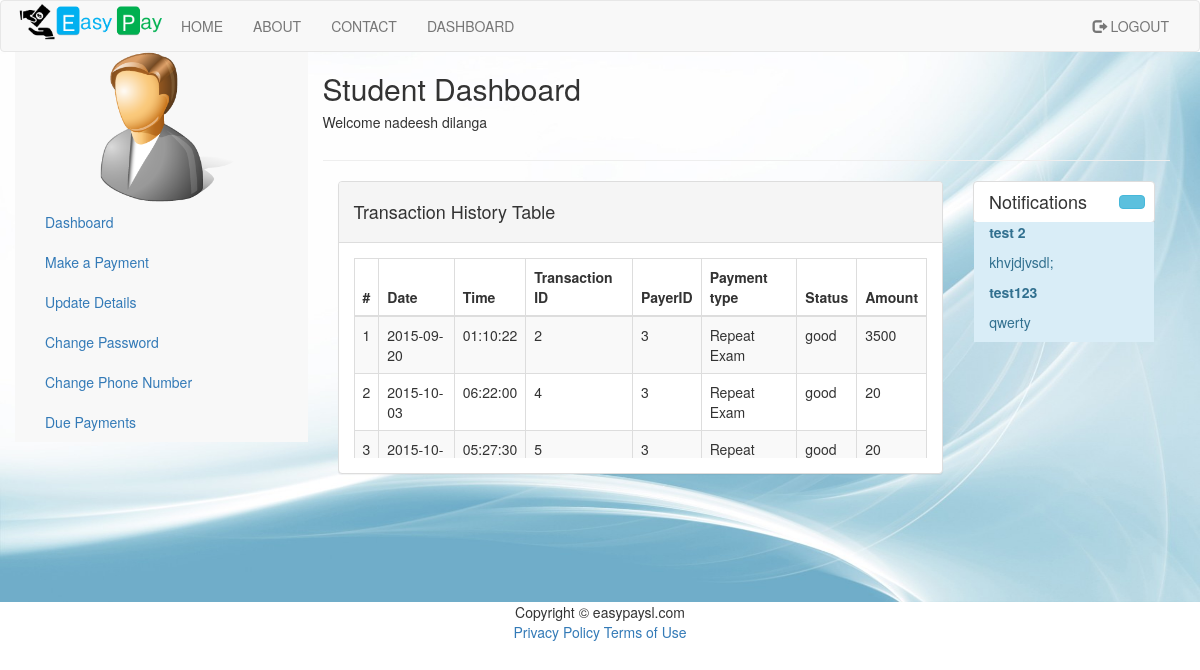
The page /dashboard_student.php (signed in) on the database as committed earlier.
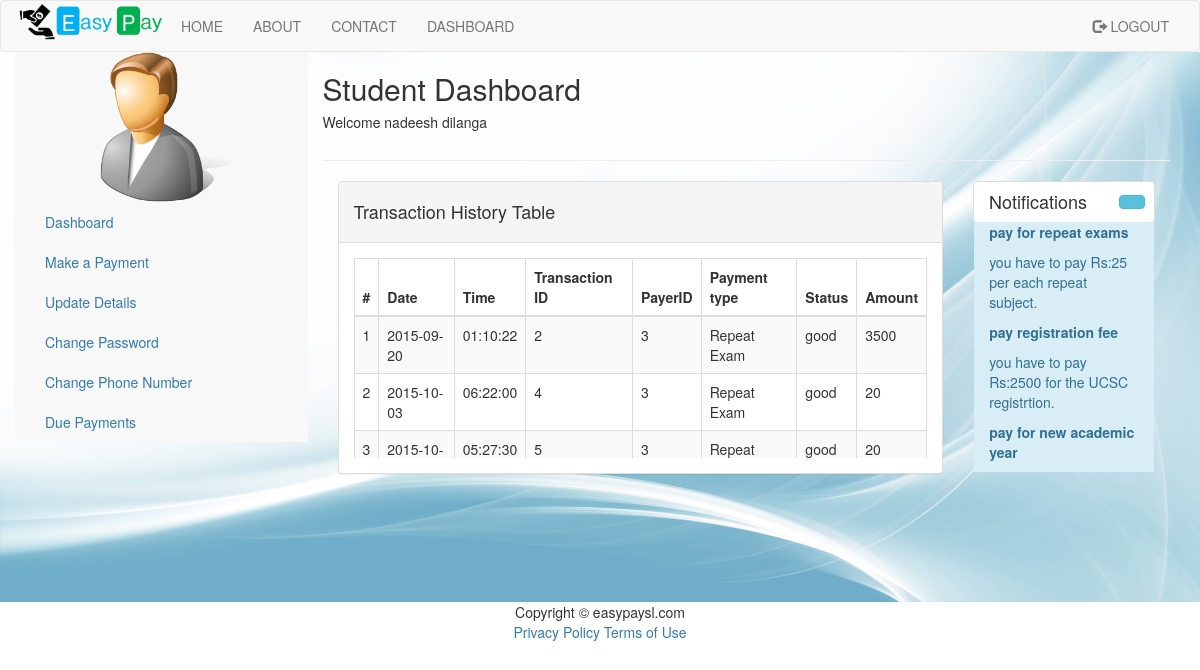
The same page on the database as committed later.
### tables this page shows
CREATE TABLE IF NOT EXISTS `transaction` (
  `transactionID` int(10) NOT NULL,
  `payeeID` int(5) NOT NULL,
  `payerID` int(5) NOT NULL,
  `date` date NOT NULL,
  `time` time NOT NULL,
  `paymentType` varchar(20) NOT NULL,
  `statusCode` int(2) NOT NULL,
  `walletRefID` int(20) NOT NULL,
  `statusDescription` varchar(200) NOT NULL,
  `amount` double NOT NULL
);

CREATE TABLE IF NOT EXISTS `notification` (
  `nID` int(5) NOT NULL,
  `topic` varchar(255) NOT NULL,
  `detail` longtext NOT NULL,
  `datetime` varchar(25) NOT NULL
);

### classes/Config.php (called while the page is built)
<?php
class Config{
    public static function get($path = null){
        if($path){
            $config = $GLOBALS['config'];
            $path = explode('/', $path);
            foreach($path as $bit){
                 if(isset($config[$bit])){
                     $config = $config[$bit];
                 }
            }
            return $config;
        }
        return false;
    }
}
?>

### classes/DB.php (called while the page is built, shortened)
<?php
class DB{
    private static $_instance = null;
    private $_pdo_easypay,
        $_pdo_academic,
        $_query,
        $_error = false,
        $_results,
        $_count = 0;
    private function __construct() {
        try {
            $this->_pdo_easypay = new PDO('mysql:host=' . Config::get('mysql/host') . ';dbname=' . Config::get('mysql/db'), Config::get('mysql/username'), Config::get('mysql/password'));
        } catch (PDOException $e) {
            die($e->getMessage());
        }
    }
    public static function getInstance() {
        if (!isset(self::$_instance)) {
            self::$_instance = new DB();
        }
        return self::$_instance;
    }
    public function query($sql, $parms = array()){
        $this->_error = false;
        if ($this->_query = $this->_pdo_easypay->prepare($sql)) {
            $x = 1;
            if (count($parms)) {
                foreach ($parms as $param) {
                    $this->_query->bindValue($x, $param);
                    $x++;
                }
            }
            if ($this->_query->execute()) {
                $this->_results = $this->_query->fetchAll(PDO::FETCH_OBJ);
                $this->_count = $this->_query->rowCount();
            } else {
                $this->_error = true;
            }
        }
        return $this;
    }
    public function action($action, $table, $where = array()) {
        if (count($where) === 3) {
            $operators = array('=', '>', '<', '>=', '<=', 'LIKE', 'NOT LIKE');
            $field      = $where[0];
            $operator   = $where[1];
            $value      = $where[2];
            if (in_array($operator, $operators)) {
                $sql = "{$action} FROM {$table} WHERE {$field} {$operator} ? ";
                if (!$this->query($sql, array($value))->error()) {
                    return $this;
                }
            }
        }
        return false;
    }
    public function get($table, $where)
    {
        return $this->action('SELECT * ', $table, $where);
    }
    public function results(){
        return $this->_results;
    }
    public function error(){
        return $this->_error;
    }
    public  function count(){
        return $this->_count;
    }
}
?>

### dashboard_student.php (the view, shortened to what the changed rows need)
<!DOCTYPE html>
<html lang="en">
<head>
    <?php include 'headerScript.php'?>
</head>
<body>
<div class="backgroundImg container-fluid">
<div class="container col-lg-9 " id="page-wrapper" >
    <div class="row">
        <div class="col-md-12">
            <h2>Student Dashboard</h2>
        </div>
    </div>
    <div class="col-md-9 col-sm-12 col-xs-12">
        <div class="panel panel-default">
            <div class="panel-body">
                <div class="table-responsive pre-scrollable" style="max-height:200px;">
                    <table class="table table-striped table-bordered table-hover">
                        <?php
                        $user_id = $_SESSION['userid'];
                        $transaction = DB::getInstance()->get('transaction',array('payerID','=',$user_id));
                        if(!$transaction->count()){
                            echo 'No transactions';
                        }else{
                        ?>
                        <thead>
                        <tr>
                            <th>#</th>
                            <th>Date</th>
                            <th>Time</th>
                            <th>Transaction ID</th>
                            <th>PayerID</th>
                            <th>Payment type</th>
                            <th>Status</th>
                            <th>Amount</th>
                        </tr>
                        </thead>
                        <tbody>
                        <?php
                            $counter = 0;
                            foreach($transaction->results() as $t){
                                $counter+=1;
                                echo"<tr>";
                                echo "<td>".$counter."</td>";
                                echo "<td>".$t->date."</td>";
                                echo "<td>".$t->time."</td>";
                                echo "<td>".$t->transactionID."</td>";
                                echo "<td>".$t->payerID."</td>";
                                echo "<td>".$t->paymentType."</td>";
                                echo "<td>".$t->statusDescription."</td>";
                                echo "<td>".$t->amount."</td>";
                                echo "</tr>";
                            }
                        }
                        ?>
                        </tbody>
                    </table>
                </div>
            </div>
        </div>
    </div>
    <div id="nPanel" class="container col-lg-3">
        <div id="paymentNotification" class="panel panel-default">
            <div class="box-header with-border">
                <div id="nBox" class="container col-lg-12 box-body alert-info pre-scrollable" style="max-height:250px;">
                    <?php
                    $conn = mysqli_connect("localhost","root","","easypay_db");
                    mysqli_select_db($conn,"easypay_db");
                    $sql = "SELECT * FROM notification";
                    $result = mysqli_query($conn,$sql);
                    while($row = mysqli_fetch_assoc($result)){
                        echo "<p>"."<b>".$row['topic']."</b>"."</p>";
                        echo "<p>".$row['detail']."</p>";
                    }
                    ?>
                </div>
            </div>
        </div>
    </div>
</div>
</div>
</body>
</html>

Rows that differ between the two databases and show on the page:
changed notification: topic "test 2" → "pay for repeat exams"; detail "khvjdjvsdl;" → "you have to pay Rs:25 per each repeat subject."
added notification: topic "pay registration fee", detail "you have to pay Rs:2500 for the UCSC registrtion."
changed notification: topic "test123" → "pay for new academic year"; detail "qwerty" → (not shown)
